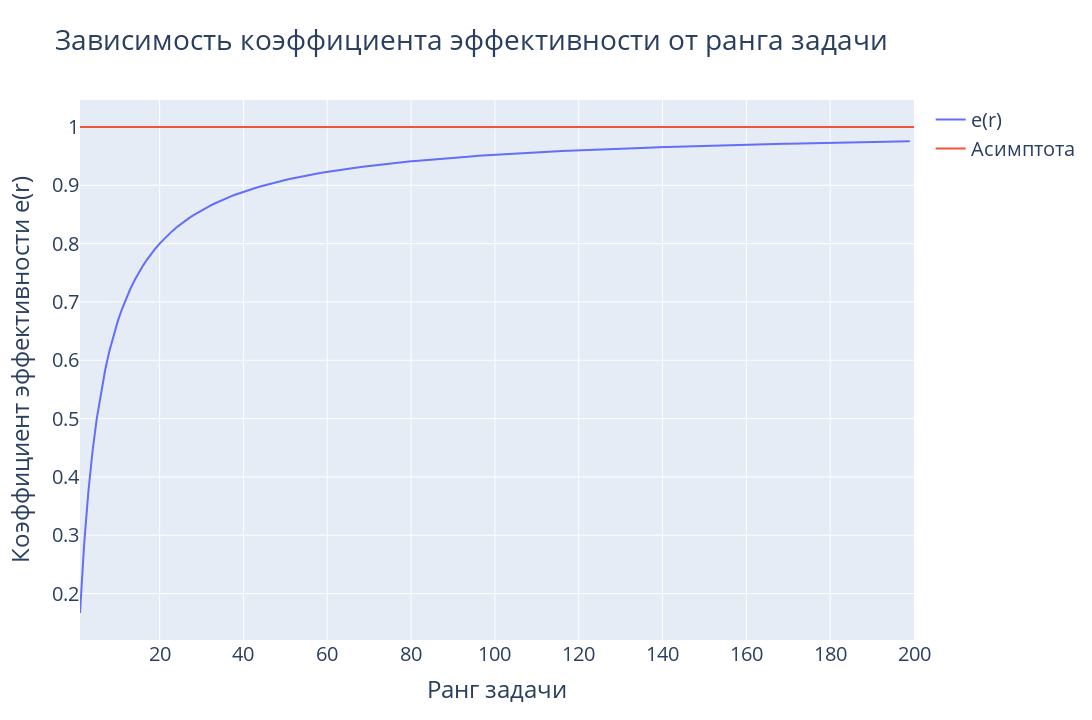

Notebook cell for this chart:
### Code cell
# Efficency coefficient graphic (dependence on problem rank) with asymptote
stages_amount = 6
x_vector = []
y_vector = []
for i in range(1, 200):
    vector_1 = [random.randint(0, 63) for _ in range(i)]
    vector_2 = [random.randint(0, 63) for _ in range(i)]
    seq_pipeline = ArithmeticPipeline(vector_1, vector_2, 1, 6)
    par_pipeline = ArithmeticPipeline(vector_1, vector_2, 6, 6)
    while seq_pipeline.is_busy:
        seq_pipeline.tact()
    while par_pipeline.is_busy:
        par_pipeline.tact()
    x_vector.append(i)
    y_vector.append(round(seq_pipeline.status['tacts_done'] / 
                          (par_pipeline.status['tacts_done'] * 6), 10))
fig = go.Figure()
fig.add_trace(
    go.Scatter(x=x_vector, y=y_vector, mode='lines',
               text=[f'r = {r}; e(r) = {y}' for r, y in enumerate(y_vector, 1)],
               textposition='bottom center',
               name='e(r)')
)
fig.add_trace(
    go.Scatter(x=[1, 200], y=[1, 1], mode='lines', name='Асимптота')
)
fig.update_layout(title_text='Зависимость коэффициента эффективности от ранга задачи',
                  font=dict(size=20), width=1280, height=720)
fig.update_xaxes(title_text='Ранг задачи')
fig.update_yaxes(title_text='Коэффициент эффективности e(r)')
fig.show()

### Figure 1 — Plotly figure (JSON) as saved in the notebook; plotly's stock layout.template omitted (floating-point values rounded to 4 significant figures; data arrays with more than 128 entries replaced by an {"elided": "..."} marker saying what was removed)
{"data": [{"mode": "lines", "name": "e(r)", "text": {"elided": "199 str values"}, "textposition": "bottom center", "type": "scatter", "x": {"elided": "199 int values"}, "y": {"elided": "199 float values"}}, {"mode": "lines", "name": "Асимптота", "type": "scatter", "x": [1, 200], "y": [1, 1]}], "layout": {"font": {"size": 20}, "height": 720, "title": {"text": "Зависимость коэффициента эффективности от ранга задачи"}, "width": 1280, "xaxis": {"title": {"text": "Ранг задачи"}}, "yaxis": {"title": {"text": "Коэффициент эффективности e(r)"}}}}
